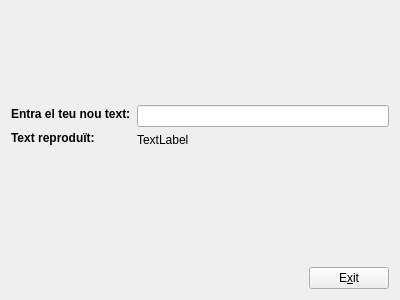
<?xml version="1.0" encoding="UTF-8"?>
<ui version="4.0">
 <class>MyForm</class>
 <widget class="QWidget" name="MyForm">
  <property name="geometry">
   <rect>
    <x>0</x>
    <y>0</y>
    <width>400</width>
    <height>300</height>
   </rect>
  </property>
  <property name="windowTitle">
   <string>MyForm</string>
  </property>
  <layout class="QVBoxLayout" name="verticalLayout_5">
   <item>
    <layout class="QVBoxLayout" name="verticalLayout_4">
     <item>
      <spacer name="verticalSpacer_2">
       <property name="orientation">
        <enum>Qt::Vertical</enum>
       </property>
       <property name="sizeHint" stdset="0">
        <size>
         <width>20</width>
         <height>40</height>
        </size>
       </property>
      </spacer>
     </item>
     <item>
      <layout class="QHBoxLayout" name="horizontalLayout">
       <item>
        <layout class="QVBoxLayout" name="verticalLayout_2">
         <item>
          <widget class="QLabel" name="label">
           <property name="font">
            <font>
             <weight>75</weight>
             <bold>true</bold>
            </font>
           </property>
           <property name="text">
            <string>Entra el teu nou text:</string>
           </property>
          </widget>
         </item>
         <item>
          <widget class="QLabel" name="label_3">
           <property name="font">
            <font>
             <weight>75</weight>
             <bold>true</bold>
            </font>
           </property>
           <property name="text">
            <string>Text reproduït:</string>
           </property>
          </widget>
         </item>
        </layout>
       </item>
       <item>
        <layout class="QVBoxLayout" name="verticalLayout">
         <item>
          <widget class="QLineEdit" name="lineEdit"/>
         </item>
         <item>
          <widget class="MyLabel" name="label_2">
           <property name="text">
            <string>TextLabel</string>
           </property>
          </widget>
         </item>
        </layout>
       </item>
      </layout>
     </item>
    </layout>
   </item>
   <item>
    <layout class="QVBoxLayout" name="verticalLayout_3">
     <item>
      <spacer name="verticalSpacer">
       <property name="orientation">
        <enum>Qt::Vertical</enum>
       </property>
       <property name="sizeHint" stdset="0">
        <size>
         <width>20</width>
         <height>40</height>
        </size>
       </property>
      </spacer>
     </item>
     <item>
      <layout class="QHBoxLayout" name="horizontalLayout_2">
       <item>
        <spacer name="horizontalSpacer">
         <property name="orientation">
          <enum>Qt::Horizontal</enum>
         </property>
         <property name="sizeHint" stdset="0">
          <size>
           <width>40</width>
           <height>20</height>
          </size>
         </property>
        </spacer>
       </item>
       <item>
        <widget class="QPushButton" name="pushButton">
         <property name="text">
          <string>E&amp;xit</string>
         </property>
        </widget>
       </item>
      </layout>
     </item>
    </layout>
   </item>
  </layout>
 </widget>
 <customwidgets>
  <customwidget>
   <class>MyLabel</class>
   <extends>QLabel</extends>
   <header>MyLabel.h</header>
   <slots>
    <slot>setTextUpper(QString)</slot>
   </slots>
  </customwidget>
 </customwidgets>
 <resources/>
 <connections>
  <connection>
   <sender>pushButton</sender>
   <signal>clicked()</signal>
   <receiver>MyForm</receiver>
   <slot>close()</slot>
   <hints>
    <hint type="sourcelabel">
     <x>343</x>
     <y>273</y>
    </hint>
    <hint type="destinationlabel">
     <x>400</x>
     <y>240</y>
    </hint>
   </hints>
  </connection>
  <connection>
   <sender>lineEdit</sender>
   <signal>textChanged(QString)</signal>
   <receiver>label_2</receiver>
   <slot>setTextUpper(QString)</slot>
   <hints>
    <hint type="sourcelabel">
     <x>180</x>
     <y>108</y>
    </hint>
    <hint type="destinationlabel">
     <x>182</x>
     <y>129</y>
    </hint>
   </hints>
  </connection>
 </connections>
</ui>
